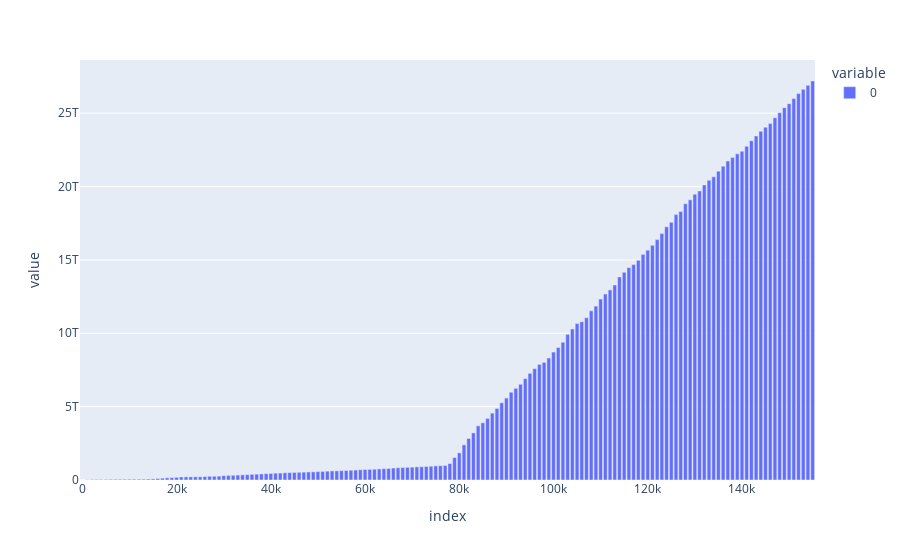

Write notebook code for a chart like this one.
### Code cell


### Figure 1 — Plotly figure (JSON) as saved in the notebook; plotly's stock layout.template omitted (floating-point values rounded to 4 significant figures; data arrays with more than 128 entries replaced by an {"elided": "..."} marker saying what was removed)
{"data": [{"alignmentgroup": "True", "hovertemplate": "variable=0<br>index=%{x}<br>value=%{y}<extra></extra>", "legendgroup": "0", "marker": {"color": "#636efa", "pattern": {"shape": ""}}, "name": "0", "offsetgroup": "0", "orientation": "v", "showlegend": true, "textposition": "auto", "type": "bar", "x": {"elided": "156 int values"}, "xaxis": "x", "y": {"elided": "156 float values"}, "yaxis": "y"}], "layout": {"barmode": "relative", "legend": {"title": {"text": "variable"}, "tracegroupgap": 0}, "margin": {"t": 60}, "xaxis": {"anchor": "y", "domain": [0, 1], "title": {"text": "index"}}, "yaxis": {"anchor": "x", "domain": [0, 1], "title": {"text": "value"}}}}
